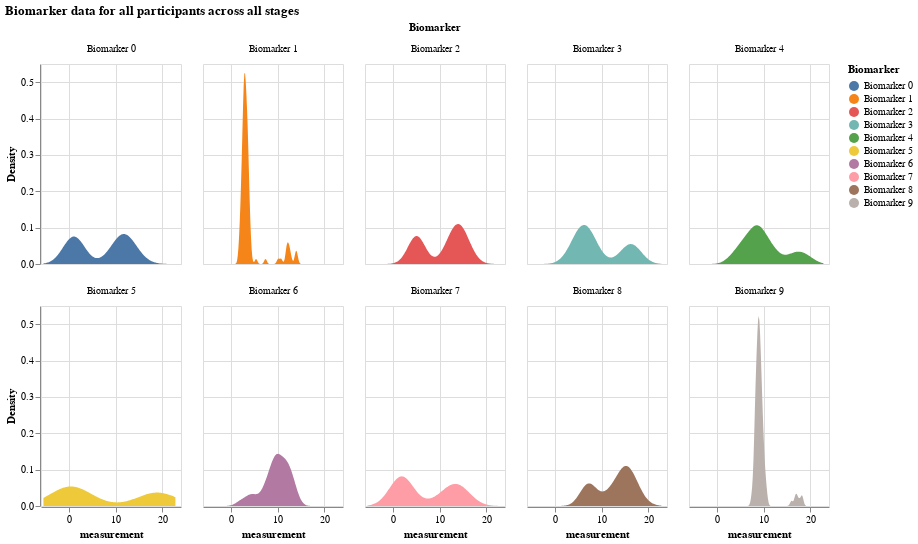

The code cell stored with this chart in its notebook:
### Markdown cell above
## Visualizing simulated results

With the above data structure, we can visualize the following data:

- Distribution of all biomarker values by biomarker
- Distribution of all biomarker values when the participant is at a certain disease stage
- Comparing a certain biomarker data 
- A certain participant's data

### Distribution of all biomarker values by biomarker

### Code cell
df = pd.DataFrame(X, columns = [f"Biomarker {i}" for i in range(N)])

# make this dataframe wide to long 
df_long = df.melt(var_name = "Biomarker", value_name="Value")

# exapand the value column into a dataframe
values_df = df_long['Value'].apply(pd.Series)
values_df.columns = ['participant', 'measurement', 'k_j', 'S_n', 'affected_or_not']

# join values_df with df_long
df_expanded = df_long.drop('Value', axis = 1).join(values_df)

alt.Chart(df_expanded).transform_density(
    'measurement',
    as_=['measurement', 'Density'],
    groupby=['Biomarker']
).mark_area().encode(
    x="measurement:Q",
    y="Density:Q",
    facet = alt.Facet(
        "Biomarker:N",
        columns = 5
    ),
    color=alt.Color(
        'Biomarker:N'
    )
).properties(
    width= 140,
    height = 200,
).properties(
    title='Biomarker data for all participants across all stages'
)

### Figure 1 — Vega-Lite specification as saved in the notebook (floating-point values rounded to 4 significant figures; data arrays with more than 128 entries replaced by an {"elided": "..."} marker saying what was removed)
{"config": {"view": {"continuousWidth": 300, "continuousHeight": 300}}, "data": {"name": "data-946f9f5c7c88f0bbc009ac11ff99f6c3"}, "mark": {"type": "area"}, "encoding": {"color": {"field": "Biomarker", "type": "nominal"}, "facet": {"columns": 5, "field": "Biomarker", "type": "nominal"}, "x": {"field": "measurement", "type": "quantitative"}, "y": {"field": "Density", "type": "quantitative"}}, "height": 200, "title": "Biomarker data for all participants across all stages", "transform": [{"density": "measurement", "groupby": ["Biomarker"], "as": ["measurement", "Density"]}], "width": 140, "$schema": "https://vega.github.io/schema/vega-lite/v5.16.3.json", "datasets": {"data-946f9f5c7c88f0bbc009ac11ff99f6c3": {"elided": "1000 records"}}}
